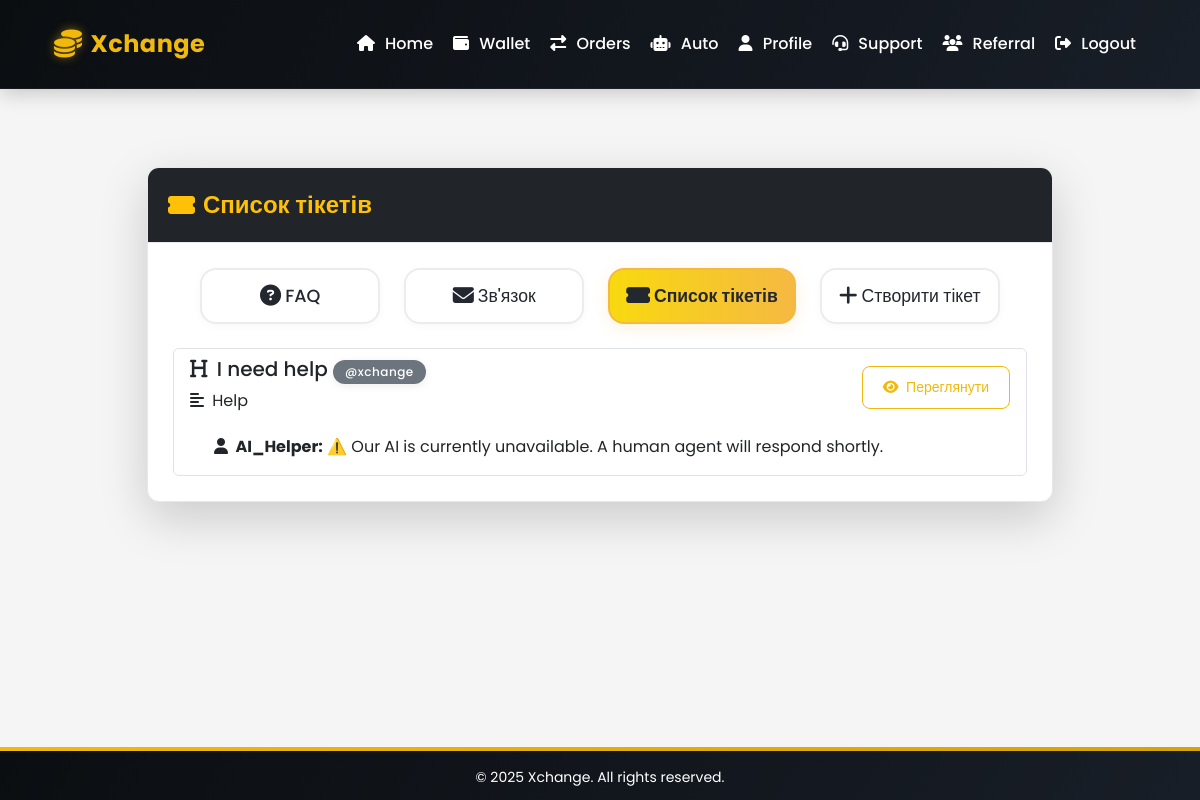
/support/ (signed in), run on the app's committed database.
### support/models.py (models this page shows, shortened)
class Ticket(models.Model):
    title = models.CharField(max_length=255)
    description = models.TextField()
    created_at = models.DateTimeField(auto_now_add=True)
    user = models.ForeignKey(User, on_delete=models.CASCADE)
    status = models.CharField(max_length=20, choices=[
        ('open', 'Open'),
        ('in_progress', 'In Progress'),
        ('closed', 'Closed')
    ])

class Comment(models.Model):
    is_ai = models.BooleanField(default=False)
    ticket = models.ForeignKey(Ticket, on_delete=models.CASCADE, related_name='comments')
    user = models.ForeignKey(User, on_delete=models.CASCADE)
    text = models.TextField()
    created_at = models.DateTimeField(auto_now_add=True)
    is_ai = models.BooleanField(default=False)  # New field

### support/views.py (the view)
# urls.py: path('support/', views.ticket_list, name='ticket_list'),
@login_required
def ticket_list(request):
    tickets = Ticket.objects.filter(user=request.user)
    return render(request, 'support/ticket_list.html', {'tickets': tickets})

### templates/support/ticket_list.html
{% extends "base.html" %}
{% block content %}
<div class="container py-5">
    <div class="row justify-content-center">
        <div class="col-lg-10">
            <div class="card shadow-lg">
                <div class="card-header bg-dark text-warning d-flex align-items-center" style="font-size:1.5rem; font-weight:600; min-height:64px;">
                    <i class="fas fa-ticket-alt me-2"></i> Список тікетів
                </div>
                <div class="card-body">
                    <ul class="nav nav-pills mb-4 justify-content-center support-nav">
                        <li class="nav-item">
                            <a class="nav-link{% if request.resolver_match.url_name == 'faq_list' %} active{% endif %}" href="{% url 'faq_list' %}"><i class="fas fa-question-circle me-1"></i> FAQ</a>
                        </li>
                        <li class="nav-item">
                            <a class="nav-link{% if request.resolver_match.url_name == 'contact' %} active{% endif %}" href="{% url 'contact' %}"><i class="fas fa-envelope me-1"></i> Зв'язок</a>
                        </li>
                        <li class="nav-item">
                            <a class="nav-link{% if request.resolver_match.url_name == 'ticket_list' %} active{% endif %}" href="{% url 'ticket_list' %}"><i class="fas fa-ticket-alt me-1"></i> Список тікетів</a>
                        </li>
                        <li class="nav-item">
                            <a class="nav-link{% if request.resolver_match.url_name == 'create_ticket' %} active{% endif %}" href="{% url 'create_ticket' %}"><i class="fas fa-plus me-1"></i> Створити тікет</a>
                        </li>
                    </ul>
                    <ul class="list-group">
                        {% for ticket in tickets %}
                        <li class="list-group-item">
                            <div class="d-flex justify-content-between align-items-center">
                                <div>
                                    <h5 class="mb-1"><i class="fas fa-heading me-1"></i> {{ ticket.title }} <span class="badge bg-secondary">@{{ ticket.user.username }}</span></h5>
                                    <p class="mb-1"><i class="fas fa-align-left me-1"></i> {{ ticket.description }}</p>
                                </div>
                                <a href="{% url 'ticket_detail' ticket.id %}" class="btn btn-outline-primary btn-sm"><i class="fas fa-eye me-1"></i> Переглянути</a>
                            </div>
                            <ul class="list-group mt-2">
                                {% for comment in ticket.comments.all %}
                                <li class="list-group-item border-0 ps-4">
                                    <strong><i class="fas fa-user me-1"></i> {{ comment.user.username }}:</strong> {{ comment.text }}
                                </li>
                                {% empty %}
                                <li class="list-group-item border-0 ps-4 text-muted">Коментарів ще немає.</li>
                                {% endfor %}
                            </ul>
                        </li>
                        {% endfor %}
                    </ul>
                </div>
            </div>
        </div>
    </div>
</div>
{% endblock %}

### templates/base.html (style rules this page uses)
:root { --primary-color: #F0B90B; --primary-light: #FFDC7D; --primary-dark: #D4A309; --secondary-color: #1E2026; --secondary-dark: #0B0E11; --accent-color: #0ECB81; --accent-light: #5EEDB3; --danger-color: #F6465D; --danger-light: #FF8A9A; --text-color: #1E2026; --text-light: #707A8A; --text-lighter: #B7BDC6; --bg-dark: #0B0E11; --bg-card: #FFFFFF; --bg-light: #F5F5F5; --border-color: #E6E8EA; --shadow-sm: 0 2px 8px rgba(0, 0, 0, 0.08); --shadow-md: 0 5px 15px rgba(0, 0, 0, 0.1); --shadow-lg: 0 10px 25px rgba(0, 0, 0, 0.15); --transition-fast: 0.2s ease; --transition-normal: 0.3s ease; --transition-slow: 0.5s ease; }
body { font-family: 'Poppins', sans-serif; margin: 0; padding: 0; background-color: var(--bg-light); color: var(--text-color); line-height: 1.6; }
.nav-link { color: #fff; font-weight: 500; padding: 8px 16px; border-radius: 8px; transition: all var(--transition-normal); margin: 0 2px; position: relative; overflow: hidden; }
.nav-link::before { content: ''; position: absolute; bottom: 0; left: 50%; width: 0; height: 2px; background: var(--primary-color); transition: all var(--transition-normal); transform: translateX(-50%); opacity: 0; }
.nav-link.active { background: linear-gradient(135deg, var(--primary-color), var(--primary-dark)); color: var(--bg-dark); box-shadow: 0 4px 12px rgba(240, 185, 11, 0.4); font-weight: 600; }
.nav-link.active::before { display: none; }
.nav-link i { margin-right: 6px; font-size: 16px; transition: transform var(--transition-fast); }
.card { border-radius: 12px; border: 1px solid var(--border-color); box-shadow: var(--shadow-sm); background-color: var(--bg-card); overflow: hidden; transition: transform var(--transition-normal), box-shadow var(--transition-normal); }
.card-header { background-color: var(--bg-card); border-bottom: 1px solid var(--border-color); padding: 18px 20px; font-weight: 600; }
.card-body { padding: 25px; }
.badge { padding: 6px 12px; border-radius: 20px; font-weight: 500; font-size: 12px; letter-spacing: 0.5px; box-shadow: var(--shadow-sm); }
.btn { border-radius: 8px; padding: 10px 20px; font-weight: 500; transition: all var(--transition-normal); position: relative; overflow: hidden; }
.btn-outline-primary { border-color: var(--primary-color); color: var(--primary-color); }
.support-nav .nav-link { color: #23272f; background: #fff; border: 2px solid #ececec; border-radius: 16px; margin: 0 12px; font-size: 1.1rem; font-weight: 500; min-width: 180px; min-height: 56px; display: flex; align-items: center; justify-content: center; box-shadow: 0 2px 8px 0 rgba(34, 34, 34, 0.03); transition: all 0.18s cubic-bezier(.4,0,.2,1); }
.support-nav .nav-link.active, .support-nav .nav-link:focus, .support-nav .nav-link:hover { background: linear-gradient(90deg, #f8d90f 0%, #f5b942 100%); color: #23272f; border: 2px solid #f5b942; box-shadow: 0 4px 16px 0 rgba(245, 185, 66, 0.18); font-weight: 600; outline: none; }
.support-nav .nav-link i { font-size: 1.2em; margin-right: 8px; }
html, body { height: 100%; }
body { min-height: 100vh; display: flex; flex-direction: column; }

### data on the page
Ticket: title "I need help", user.username "xchange", description "Help"
Comment: user.username "AI_Helper", text "⚠️ Our AI is currently unavailable. A human agent will respond shortly."

### other printed values
{{ year|default:2025 }} "2025"
